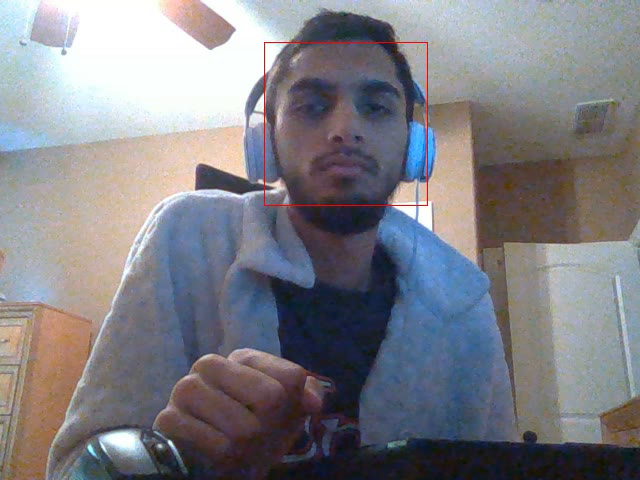
#> input picture frame 6 of face_detector_core/voutput.mov, 640 x 480 px, given in place of the camera
$ python face_detector_core.py
#> lines starting #> are read from the running program, lines starting #| are printed output that depends on the picture; after the words box and inside, x2 and y2 are one past the last pixel; in counts of white or black regions, pixels touching at a corner belong together
import cv2
from random import randrange

#using the cascade algorithm to make a classifier using the training data
preexisting_facedata = cv2.CascadeClassifier('haarcascade_frontalface_default.xml')

'''read image'''
#image = cv2.imread('mf.jpg')
'''haarcascade algrthm only takes grayscale faces'''
#grscale_image = cv2.cvtColor(image, cv2.COLOR_BGR2GRAY)

#capture webcam
vid = cv2.VideoCapture(0)

w = int(vid.get(3))
h = int(vid.get(4))
out = cv2.VideoWriter('voutput.mov', cv2.VideoWriter_fourcc('M','J','P','G'), 10, (w, h))

while True:
    fr_read, frame = vid.read()
#> frame is the input picture: shape (480, 640, 3); mean B, G, R 133.3, 126.7, 127.3
    grscale_image = cv2.cvtColor(frame, cv2.COLOR_BGR2GRAY)
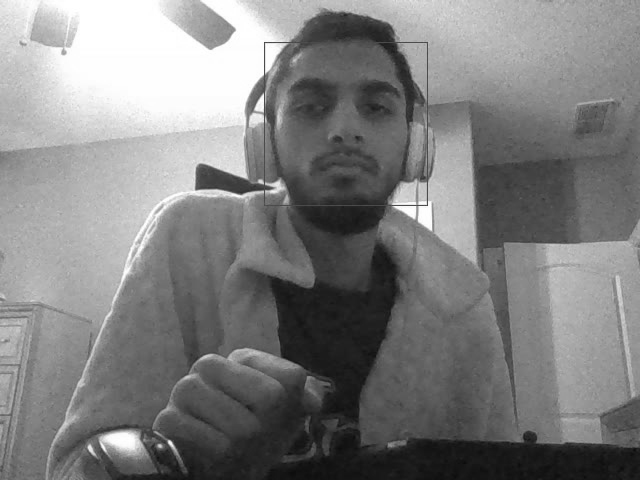
#> grscale_image: shape (480, 640); min 11, max 255, mean 127.6

    '''
    detect face with classifier, multiscale means small or big
    will give us coordinates around face
    lol coordinates for bounding rectangle
    '''
    face_crdnts = preexisting_facedata.detectMultiScale(grscale_image)
#> face_crdnts = [[263, 42, 162, 162]]
    #print(face_crdnts)

    #draw rectangle
    for (x, y, w, h) in face_crdnts:
        cv2.rectangle(frame, (x, y), (x+w, y+h), (0, 0, 255), 1) #image, crdnts, rectangle color, thickness
#> this loop made 1 pass
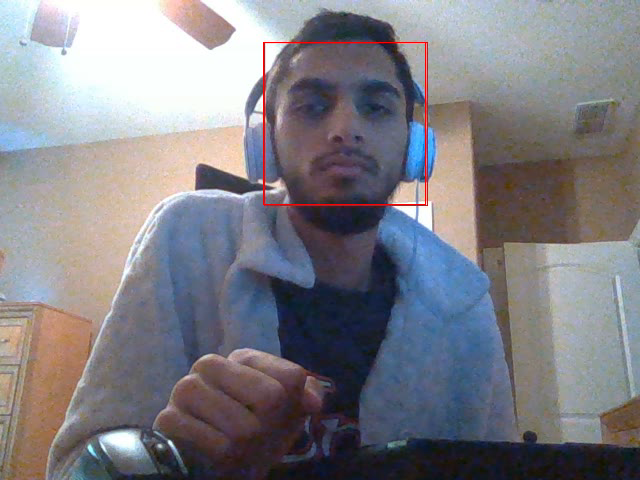
#> frame: shape (480, 640, 3); 0.21% of pixels changed, all inside (x1, y1, x2, y2) = (263, 42, 426, 205)

    #out = cv2.imwrite('imout.png', image)
    out.write(frame)

    cv2.imshow('video', frame)
    if cv2.waitKey(1) & 0xFF == ord('q'):
#> (key q is pressed here)
       break

vid.release()

print("code completed")

$ run again, starting later in the video
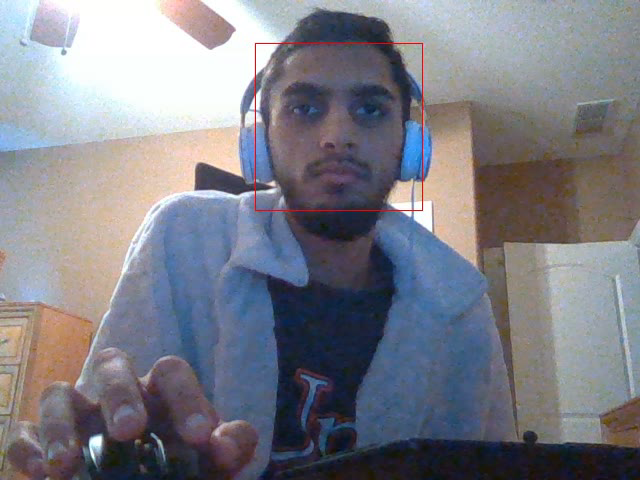
#> input picture frame 30 of face_detector_core/voutput.mov, 640 x 480 px, given in place of the camera
#> frame is the input picture: shape (480, 640, 3); mean B, G, R 134.8, 125.8, 125
#> `grscale_image = cv2.cvtColor(frame, cv2.COLOR_BGR2GRAY)`:
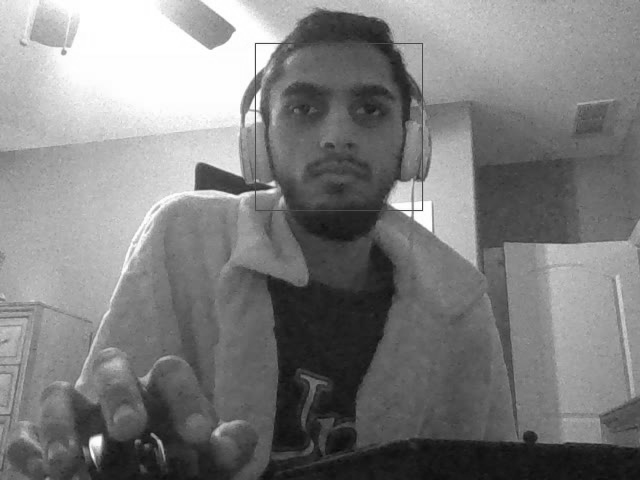
#> grscale_image: shape (480, 640); min 9, max 255, mean 126.5
#> face_crdnts = [[255, 42, 169, 169]]
#> the loop `for (x, y, w, h) in face_crdnts:` made 1 pass
#> after the loop `for (x, y, w, h) in face_crdnts:`:
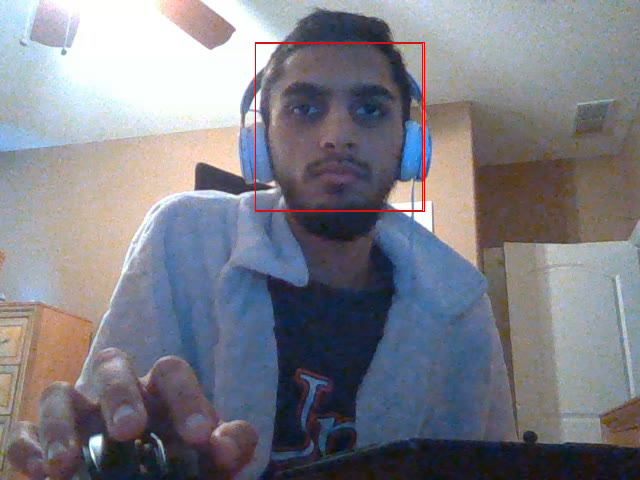
#> frame: shape (480, 640, 3); 0.22% of pixels changed, all inside (x1, y1, x2, y2) = (255, 42, 425, 212)

$ run again, starting later in the video
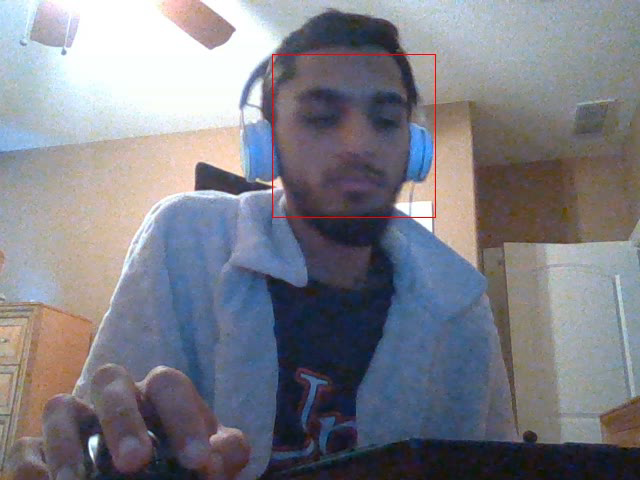
#> input picture frame 53 of face_detector_core/voutput.mov, 640 x 480 px, given in place of the camera
#> frame is the input picture: shape (480, 640, 3); mean B, G, R 134.9, 126, 125.2
#> `grscale_image = cv2.cvtColor(frame, cv2.COLOR_BGR2GRAY)`:
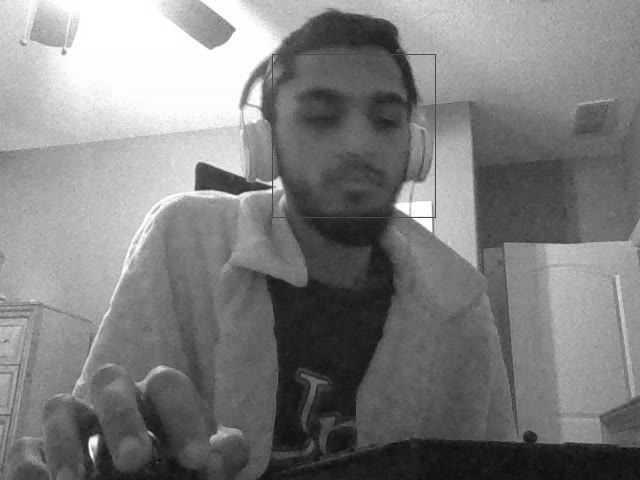
#> grscale_image: shape (480, 640); min 8, max 255, mean 126.7
#> face_crdnts = [[270, 53, 166, 166]]
#> the loop `for (x, y, w, h) in face_crdnts:` made 1 pass
#> after the loop `for (x, y, w, h) in face_crdnts:`:
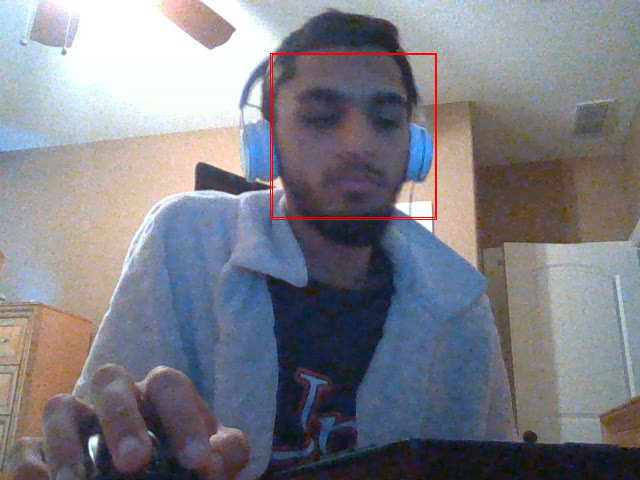
#> frame: shape (480, 640, 3); 0.22% of pixels changed, all inside (x1, y1, x2, y2) = (270, 53, 437, 220)
